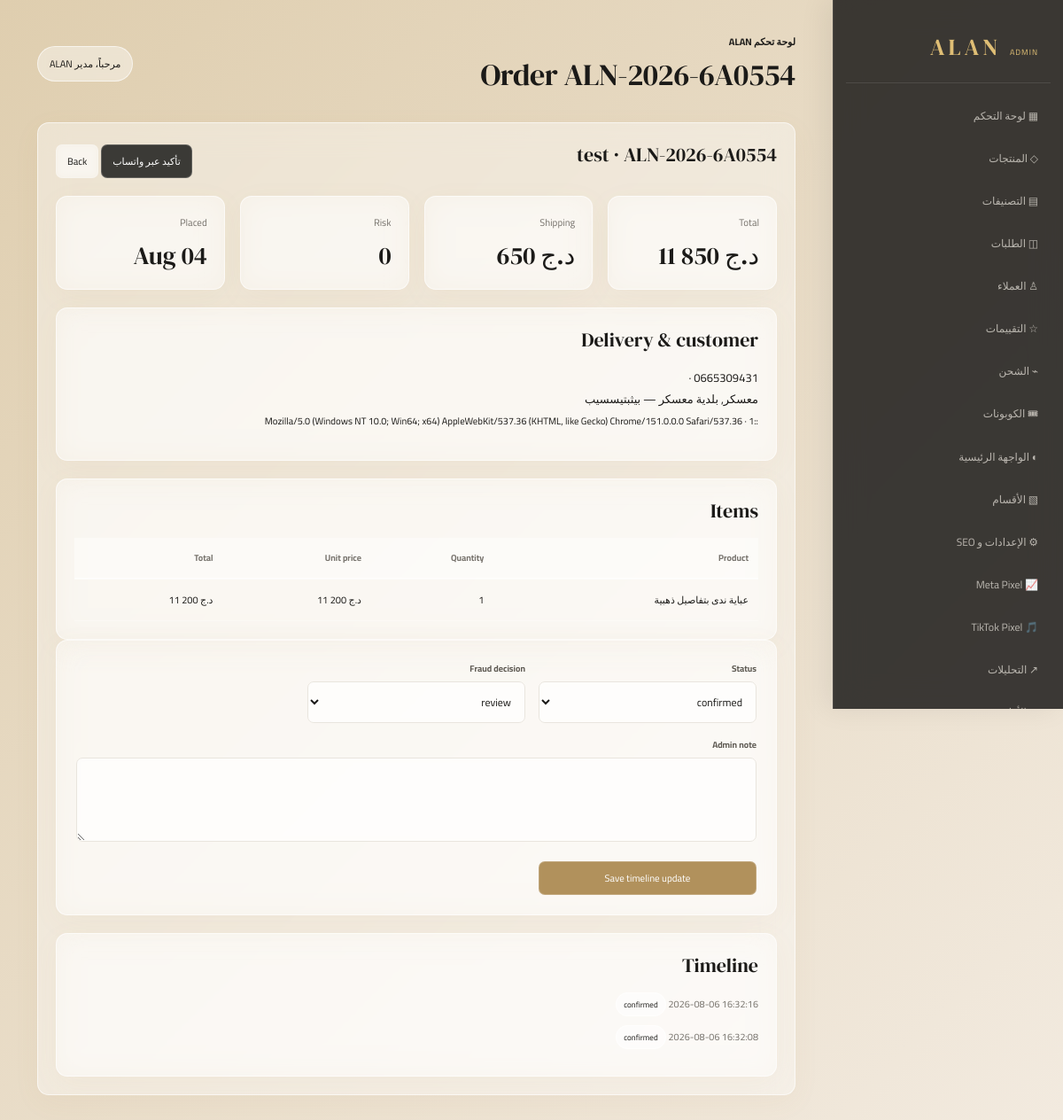
/admin/orders.php?view=1 (signed in), run on the app's committed database.
### tables this page shows
CREATE TABLE `orders` (
  `id` int(11) NOT NULL AUTO_INCREMENT,
  `order_number` varchar(30) DEFAULT NULL,
  `customer_id` int(11) DEFAULT NULL,
  `full_name` varchar(150) DEFAULT NULL,
  `phone` varchar(25) DEFAULT NULL,
  `phone2` varchar(25) DEFAULT NULL,
  `wilaya_id` int(11) DEFAULT NULL,
  `commune_id` int(11) DEFAULT NULL,
  `address` text DEFAULT NULL,
  `notes` text DEFAULT NULL,
  `subtotal` decimal(12,2) DEFAULT NULL,
  `shipping_cost` decimal(12,2) DEFAULT NULL,
  `discount_amount` decimal(12,2) DEFAULT 0.00,
  `total` decimal(12,2) DEFAULT NULL,
  `status` enum('received','confirmed','preparing','shipped','out_for_delivery','delivered','cancelled','rejected') DEFAULT 'received',
  `ip_address` varchar(64) DEFAULT NULL,
  `user_agent` text DEFAULT NULL,
  `fingerprint` varchar(64) DEFAULT NULL,
  `risk_score` int(11) DEFAULT 0,
  `created_at` timestamp NOT NULL DEFAULT current_timestamp(),
  `updated_at` timestamp NOT NULL DEFAULT current_timestamp() ON UPDATE current_timestamp(),
  `admin_notes` text DEFAULT NULL,
  `fraud_status` enum('clear','review','blocked') DEFAULT 'clear',
  PRIMARY KEY (`id`),
  UNIQUE KEY `order_number` (`order_number`),
  KEY `customer_id` (`customer_id`),
  KEY `wilaya_id` (`wilaya_id`),
  KEY `commune_id` (`commune_id`),
  CONSTRAINT `orders_ibfk_1` FOREIGN KEY (`customer_id`) REFERENCES `customers` (`id`) ON DELETE SET NULL,
  CONSTRAINT `orders_ibfk_2` FOREIGN KEY (`wilaya_id`) REFERENCES `wilayas` (`id`),
  CONSTRAINT `orders_ibfk_3` FOREIGN KEY (`commune_id`) REFERENCES `communes` (`id`)
);

CREATE TABLE `wilayas` (
  `id` int(11) NOT NULL AUTO_INCREMENT,
  `code` tinyint(4) DEFAULT NULL,
  `name` varchar(100) DEFAULT NULL,
  `shipping_price` decimal(10,2) DEFAULT 600.00,
  `office_shipping_price` decimal(10,2) NOT NULL DEFAULT 400.00,
  `home_shipping_price` decimal(10,2) NOT NULL DEFAULT 600.00,
  `delivery_time` varchar(100) DEFAULT '2-5 أيام',
  PRIMARY KEY (`id`),
  UNIQUE KEY `code` (`code`)
);

CREATE TABLE `communes` (
  `id` int(11) NOT NULL AUTO_INCREMENT,
  `wilaya_id` int(11) DEFAULT NULL,
  `name` varchar(150) DEFAULT NULL,
  PRIMARY KEY (`id`),
  KEY `wilaya_id` (`wilaya_id`),
  CONSTRAINT `communes_ibfk_1` FOREIGN KEY (`wilaya_id`) REFERENCES `wilayas` (`id`) ON DELETE CASCADE
);

CREATE TABLE `order_items` (
  `id` int(11) NOT NULL AUTO_INCREMENT,
  `order_id` int(11) DEFAULT NULL,
  `product_id` int(11) DEFAULT NULL,
  `product_name` varchar(255) DEFAULT NULL,
  `quantity` int(11) DEFAULT NULL,
  `unit_price` decimal(12,2) DEFAULT NULL,
  `total` decimal(12,2) DEFAULT NULL,
  PRIMARY KEY (`id`),
  KEY `order_id` (`order_id`),
  CONSTRAINT `order_items_ibfk_1` FOREIGN KEY (`order_id`) REFERENCES `orders` (`id`) ON DELETE CASCADE
);

CREATE TABLE `order_timeline` (
  `id` bigint(20) NOT NULL AUTO_INCREMENT,
  `order_id` int(11) NOT NULL,
  `status` varchar(50) NOT NULL,
  `admin_note` text DEFAULT NULL,
  `created_at` timestamp NOT NULL DEFAULT current_timestamp(),
  PRIMARY KEY (`id`),
  KEY `order_id` (`order_id`),
  CONSTRAINT `order_timeline_ibfk_1` FOREIGN KEY (`order_id`) REFERENCES `orders` (`id`) ON DELETE CASCADE
);

### includes/database.php (called while the page is built, shortened)
<?php
function db(): PDO { static $db; if (!$db) { $db = new PDO('mysql:host='.DB_HOST.';dbname='.DB_NAME.';charset=utf8mb4', DB_USER, DB_PASS, [PDO::ATTR_ERRMODE=>PDO::ERRMODE_EXCEPTION, PDO::ATTR_DEFAULT_FETCH_MODE=>PDO::FETCH_ASSOC]); } return $db; }

### admin/orders.php (the view, shortened to what this page needs)
<?php
require_once __DIR__.'/../includes/functions.php';require_admin();
$view=(int)($_GET['view']??0);if($view){$st=db()->prepare('SELECT o.*,w.name wilaya,c.name commune FROM orders o LEFT JOIN wilayas w ON w.id=o.wilaya_id LEFT JOIN communes c ON c.id=o.commune_id WHERE o.id=?');$st->execute([$view]);$order=$st->fetch();$items=db()->prepare('SELECT * FROM order_items WHERE order_id=?');$items->execute([$view]);$timeline=db()->prepare('SELECT * FROM order_timeline WHERE order_id=? ORDER BY id DESC');$timeline->execute([$view]);$adminTitle='Order '.$order['order_number'];include 'header.php';?>
<div class="panel"><div class="panel-head"><h2><?=e($order['full_name'])?> · <?=e($order['order_number'])?></h2><div><?php $waMsg = urlencode("مرحباً ". $order['full_name'] ."،\nأود تأكيد طلبك رقم " . $order['order_number'] . " من متجر ALAN.\nالإجمالي: " . number_format($order['total'], 2) . " د.ج\nهل ترغب(ين) في تأكيد الطلب لشحنه؟"); $waPhone = '213' . ltrim($order['phone'], '0'); ?><a class="button" style="background:#25D366; color:#fff; border:none;" target="_blank" href="https://wa.me/<?=e($waPhone)?>?text=<?=$waMsg?>">تأكيد عبر واتساب</a> <a class="button ghost" href="<?=base('admin/orders.php')?>">Back</a></div></div><div class="cards"><div class="stat"><span>Total</span><b><?=money($order['total'])?></b></div><div class="stat"><span>Shipping</span><b><?=money($order['shipping_cost'])?></b></div><?php if(!empty($order['promo_code'])): ?><div class="stat"><span>Promo Code</span><b style="color:var(--brand);"><?=e($order['promo_code'])?> (-<?=money($order['discount_amount'])?>)</b></div><?php endif; ?><div class="stat"><span>Risk</span><b><?=$order['risk_score']?></b></div><div class="stat"><span>Placed</span><b><?=e(date('d M',strtotime($order['created_at'])))?></b></div></div><div class="panel"><h2>Delivery & customer</h2><p><?=e($order['phone'])?> · <?=e($order['phone2'])?><br><?=e($order['wilaya'])?>, <?=e($order['commune'])?> — <?=e($order['address'])?><br><small><?=e($order['ip_address'])?> · <?=e($order['user_agent'])?></small></p></div><div class="panel"><h2>Items</h2><div class="table-wrap"><table class="table"><tr><th>Product</th><th>Quantity</th><th>Unit price</th><th>Total</th></tr><?php foreach($items as $i):?><tr><td><?=e($i['product_name'])?><?php if(!empty($i['color'])||!empty($i['size'])):?><br><small style="color:var(--text)"><?=e($i['color']??'')?> <?=!empty($i['color'])&&!empty($i['size'])?'·':''?> <?=e($i['size']??'')?></small><?php endif;?></td><td><?=$i['quantity']?></td><td><?=money($i['unit_price'])?></td><td><?=money($i['total'])?></td></tr><?php endforeach;?></table></div></div><form class="form" method="post"><input type="hidden" name="csrf" value="<?=csrf()?>"><input type="hidden" name="id" value="<?=$view?>"><input type="hidden" name="return" value="1"><div><label>Status</label><select name="status"><?php foreach(['received','confirmed','preparing','shipped','out_for_delivery','delivered','cancelled','rejected'] as $s):?><option <?=$order['status']===$s?'selected':''?>><?=$s?></option><?php endforeach;?></select></div><div><label>Fraud decision</label><select name="fraud_status"><?php foreach(['clear','review','blocked'] as $s):?><option <?=$order['fraud_status']===$s?'selected':''?>><?=$s?></option><?php endforeach;?></select></div><div class="full"><label>Admin note</label><textarea name="admin_notes"><?=e($order['admin_notes'])?></textarea></div><button class="button gold">Save timeline update</button></form><div class="panel"><h2>Timeline</h2><?php foreach($timeline as $t):?><p><span class="tag"><?=e($t['status'])?></span> <?=e($t['admin_note'])?> <small class="muted"><?=e($t['created_at'])?></small></p><?php endforeach;?></div></div><?php include 'footer.php';exit;}
include 'header.php';?>
<?php include 'footer.php'; ?>

### admin/header.php (shortened to what this page needs)
<?php require_once __DIR__.'/../includes/functions.php';$adminTitle=$adminTitle??'الإدارة';?><!doctype html><html lang="ar" dir="rtl"><head>
<link rel="stylesheet" href="<?=base('admin/admin.css?v='.time())?>"></head><body><aside id="admin-sidebar"><a class="admin-brand" href="<?=base('admin/dashboard.php')?>">ALAN <small>ADMIN</small></a><a href="<?=base('admin/dashboard.php')?>">▦ لوحة التحكم</a><a href="<?=base('admin/products.php')?>">◇ المنتجات</a><a href="<?=base('admin/categories.php')?>">▤ التصنيفات</a><a href="<?=base('admin/orders.php')?>">◫ الطلبات</a><a href="<?=base('admin/customers.php')?>">♙ العملاء</a><a href="<?=base('admin/reviews.php')?>">☆ التقييمات</a><a href="<?=base('admin/shipping.php')?>">⌁ الشحن</a><a href="<?=base('admin/promo-codes.php')?>">🎟 الكوبونات</a><a href="<?=base('admin/hero.php')?>">◐ الواجهة الرئيسية</a><a href="<?=base('admin/homepage.php')?>">▧ الأقسام</a><a href="<?=base('admin/settings.php')?>">⚙ الإعدادات و SEO</a><a href="<?=base('admin/meta-pixel.php')?>">📈 Meta Pixel</a><a href="<?=base('admin/tiktok-pixel.php')?>">🎵 TikTok Pixel</a><a href="<?=base('admin/analytics.php')?>">↗ التحليلات</a><a href="<?=base('admin/security.php')?>">◉ الأمان</a></aside><section class="admin-main"><header><div><small>لوحة تحكم ALAN</small><h1><?=e($adminTitle)?></h1></div><span>مرحباً، <?=e($_SESSION['admin_name']??'المدير')?></span></header>

### includes/functions.php (shortened to what this page needs)
<?php
require_once __DIR__ . '/database.php';
function e(?string $v): string { return htmlspecialchars((string)$v, ENT_QUOTES, 'UTF-8'); }
function base(string $path=''): string { $path=preg_replace('/\.php(\?|$)/', '$1', $path); return APP_URL . '/' . ltrim($path,'/'); }
function money(float $amount): string{
    $value=number_format(max(0,$amount),0,'.',' ');
    return '<bdi class="money" dir="ltr">'.$value.' د.ج</bdi>';
}

### data on the page
orders: order_number "Order ALN-2026-6A0554", full_name "test", order_number "ALN-2026-6A0554", risk_score "0", created_at "04 Aug", phone "0665309431", wilaya.name "معسكر", commune.name "بلدية معسكر", address "بيثبتيسسيب", ip_address "::1", user_agent "Mozilla/5.0 (Windows NT 10.0; Win64; x64) AppleWebKit/537.36 (KHTML, like Gecko) Chrome/151.0.0.0 Safari/537.36", status "confirmed", fraud_status "review"
order_items: product_name "عباية ندى بتفاصيل ذهبية", quantity "1"
order_timeline: status "confirmed", created_at "2026-08-06 16:32:16"
order_timeline: status "confirmed", created_at "2026-08-06 16:32:08"

### other printed values
$_SESSION['admin_name'] "مدير ALAN"
$value "11 850 650"
